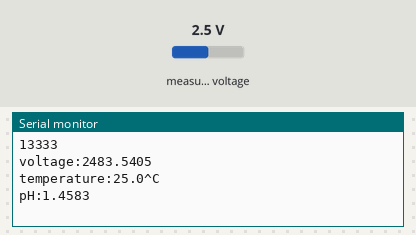
Bench run of a sketch on a simulated ESP32. On the bench: the last lines printed to the serial monitor. The test bench sets the inputs (shaded band); at power-on: measured voltage 2.5 V. EEPROM starts erased.

Above: at 1.8 s.
1.9 s: measured voltage set to 0.1 V
At 2.8 s:
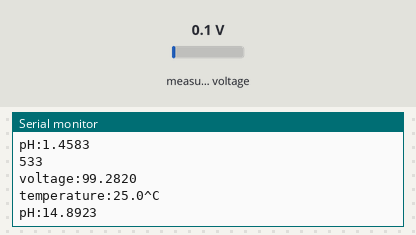
3.4 s: measured voltage set to 1.2 V
At 4.8 s:
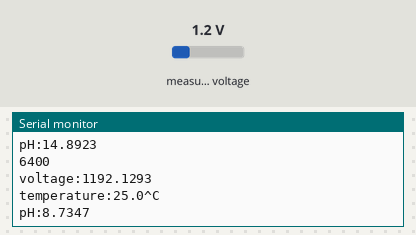
Timing chart, 0 to 6.4 s (numbered marks = the images above; inputs shaded):
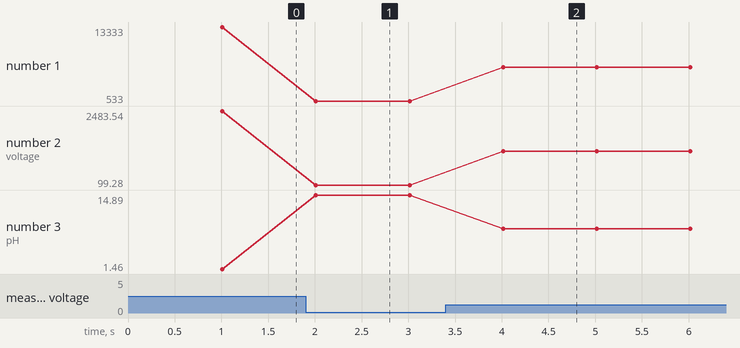

Measured:
- after the input at 1.9 s, the serial monitor: prints a new line after 0.11 s (image 1)
- after the input at 3.4 s, the serial monitor: prints a new line after 0.61 s (image 2)
- plotted number 1: 13333 → 533 after the input at 1.9 s, 533 → 6400 after the input at 3.4 s
- plotted number 2: 2483.54 → 99.28 after the input at 1.9 s, 99.28 → 1192.13 after the input at 3.4 s
- plotted number 3: 1.46 → 14.89 after the input at 1.9 s, 14.89 → 8.73 after the input at 3.4 s

The sketch:

DFRobot_ESP_PH_BY_GREENPONIK.ino
```cpp
// (licence header left out)
#include "DFRobot_ESP_PH.h"
#include "EEPROM.h"
#include <Adafruit_ADS1X15.h>


#define SDA_PIN 21
#define SCL_PIN 22
#define ADS1115_ADDR_1 0x48

DFRobot_ESP_PH ph;
#define ESPADC 4096.0   //the esp Analog Digital Convertion value
#define ESPVOLTAGE 5000 //the esp voltage supply value
// #define PH_PIN 35		//the esp gpio data pin number
float voltage, phValue, temperature = 25;
float volt_pH;
Adafruit_ADS1115 ads1;


void setup()
{
  Wire.begin(SDA_PIN, SCL_PIN);
	Serial.begin(115200);
  ads1.begin(ADS1115_ADDR_1);
	EEPROM.begin(32);//needed to permit storage of calibration value in eeprom
	ph.begin();
}

void loop()
{
	static unsigned long timepoint = millis();
	if (millis() - timepoint > 1000U) //time interval: 1s
	{
		timepoint = millis();
		//voltage = rawPinValue / esp32ADC * esp32Vin
    volt_pH = readVoltage(&ads1, 0);
		voltage = volt_pH / ESPADC * ESPVOLTAGE; // read the voltage
		Serial.print("voltage:");
		Serial.println(voltage, 4);

		//temperature = readTemperature();  // read your temperature sensor to execute temperature compensation
		Serial.print("temperature:");
		Serial.print(temperature, 1);
		Serial.println("^C");

		phValue = ph.readPH(voltage, temperature); // convert voltage to pH with temperature compensation
		Serial.print("pH:");
		Serial.println(phValue, 4);
	}
	ph.calibration(voltage, temperature); // calibration process by Serail CMD
}

float readTemperature()
{
	//add your code here to get the temperature from your temperature sensor
}
float readVoltage(Adafruit_ADS1115 *ads, int channel)
{
    // Read the ADC value directly from the specified channel
    int16_t adcValue = ads->readADC_SingleEnded(channel);
    Serial.println(adcValue);

    // Convert ADC value to voltage (0-3.3V)
    float voltage = adcValue * (5000.0 / 32767.0);

    return voltage;
}
```
